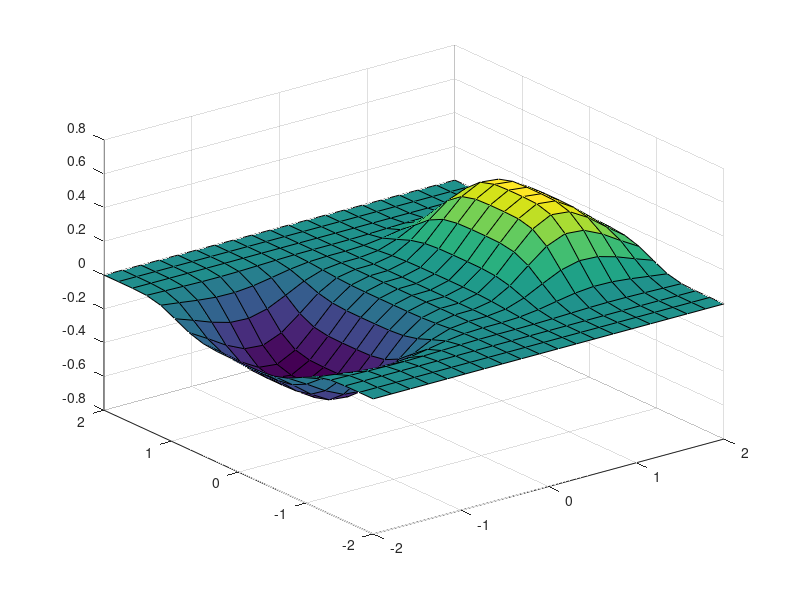

Write MATLAB code to recreate this figure. (Note: this script raises an error after producing the figure.)
%%Clear Everything

clearvars
clc

%%
%%Info
%Skapetis Christos
%AEM 9378
%skapetis@ece.auth.gr
%1st Task main faction

%%
%%Main
%%Topic 1
%3-D plot of the asking function

figure(1)
x = linspace(-2,2,20);
y = x';
z = (x.^3).*(exp((-x.^2)-(y.^4)));
surf(x,y,z)

% [zx,zy] = gradient(z,0.2);
% delta = [zx,zy]

%%
%%Initiating values
x0 = [0, -1, 1];
y0 = [0, -1, 1];
epsilon = 0.001;

%% 
%%Method
% [~, xs, ys] = gradientDescentFixed(epsilon, 1,1)
% [~, xs, ys] = gradientDescent(epsilon, x0(2), y0(2));
[~, xs, ys] = gradientDescentArmijo(epsilon, x0(3), y0(3))
figure(2)
surf(x,y,z)
hold on
scatter3(xs,ys,(xs.^3).*(exp((-xs.^2)-(ys.^4))),'+','r')
hold on 
scatter3(xs(end),ys(end),(xs(end)^3)*(exp((-xs(end)^2)-(ys(end)^4))),'p','y')

figure(3)
clf
fcontour(@(x,y) (x^3)*(exp((-x^2)-(y^4))),[-2, 2])
hold on
scatter(xs,ys,'+','r')
hold on 
scatter(xs(end),ys(end),'p','k')
